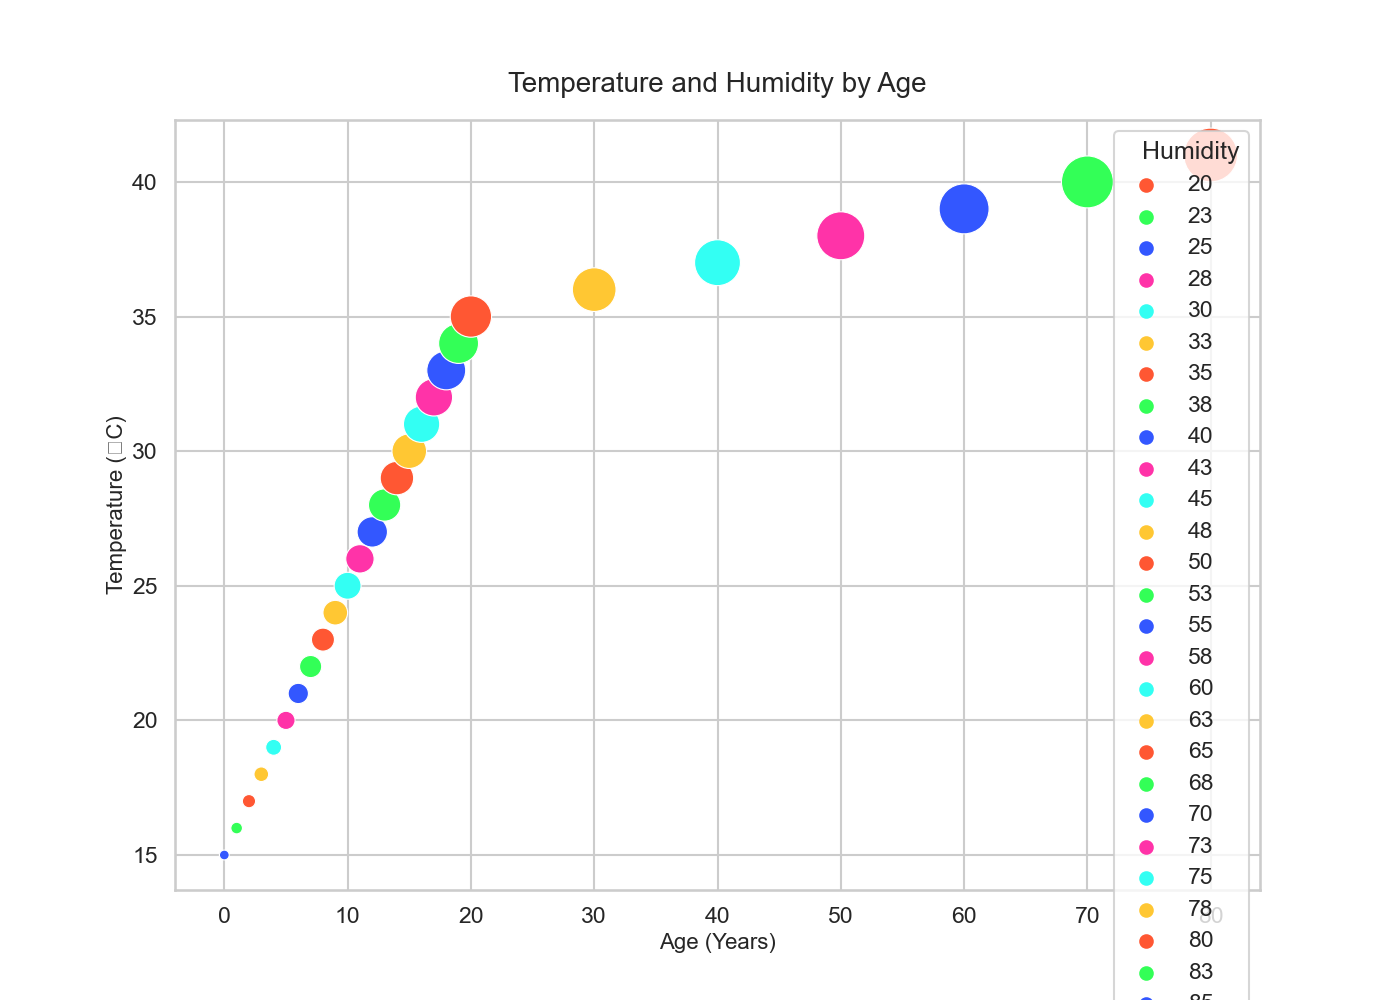

Python code for this plot:

import matplotlib.pyplot as plt
import seaborn as sns
import pandas as pd

data = {
    'Age': [0, 1, 2, 3, 4, 5, 6, 7, 8, 9, 10, 11, 12, 13, 14, 15, 16, 17, 18, 19, 20, 30, 40, 50, 60, 70, 80],
    'Temperature': [15, 16, 17, 18, 19, 20, 21, 22, 23, 24, 25, 26, 27, 28, 29, 30, 31, 32, 33, 34, 35, 36, 37, 38, 39, 40, 41],
    'Humidity': [85, 83, 80, 78, 75, 73, 70, 68, 65, 63, 60, 58, 55, 53, 50, 48, 45, 43, 40, 38, 35, 33, 30, 28, 25, 23, 20],
    'Count': [4, 5, 6, 7, 8, 10, 12, 14, 15, 17, 20, 22, 25, 28, 30, 32, 35, 37, 40, 42, 45, 50, 55, 60, 65, 70, 75]
}

df = pd.DataFrame(data)

plt.figure(figsize=(14, 10))
bubble_chart = sns.scatterplot(data=df, x='Age', y='Temperature', hue='Humidity', size='Count', sizes=(50, 1500),
                               palette=['#FF5733', '#33FF57', '#3357FF', '#FF33A8', '#33FFF3', '#FFC733'])

bubble_chart.set_title('Temperature and Humidity by Age', fontsize=20, pad=20)
bubble_chart.set_xlabel('Age (Years)', fontsize=16)
bubble_chart.set_ylabel('Temperature (°C)', fontsize=16)

plt.show()
